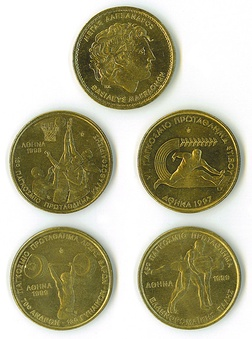
%> input picture vaja2/coins.jpg, 252 x 339 px, shrunk from 425 x 572 before the run
$ octave --eval "vaja2_naloga3h;"   (GNU Octave 9; MATLAB toolbox functions it lacks are replaced by stand-ins)
%> lines starting %> are read from the running program, lines starting %| are printed output that depends on the picture
### vaja2/hough_find_circles.m
function [out_x, out_y, out_r] = hough_find_circles(Ie, radius, varargin)
% Find circles using Hough algorithm
%
% Usage: [rho, theta] = hough_find_circles(edges, radius, ...)
%
% The radius argument can be either a scalar or a vector of multiple radii.
%
% Arguments:
%  - Threshold: selection threshold (number of votes)
%  - Count: number of selected lines (if not set then all above threshold
%  are selected)
%  - Neighborhood: number of neighborhood pixels for local non-maxima
%  suppression (2 by default).
%

threshold = 1;
count = [];
neighborhood = 2;

for j=1:2:length(varargin)
    switch lower(varargin{j})
        case 'threshold', threshold = varargin{j+1};
        case 'count', count = varargin{j+1};
        case 'neighborhood', neighborhood = varargin{j+1};
        otherwise, error(['unrecognized argument ' varargin{j}]);
    end
end

a_size = size(Ie);
M = zeros(a_size(1), a_size(2), numel(radius));

for r = 1:numel(radius)

    A = zeros(prod(a_size), 1);

    cX = round(cos(linspace(0, 2*pi, 180)) * radius(r));
    cY = round(sin(linspace(0, 2*pi, 180)) * radius(r));

    [~, I, ~] = unique(cX + cY * radius(r) * 4);
    cX = cX(I);
    cY = cY(I);

    [X, Y] = find(Ie);

    ind = [X Y];

    for i = ind'
        hx = i(1) + cX;
        hy = i(2) + cY;
        where = hx > 0 & hx <= a_size(1) & hy > 0 & hy <= a_size(2);
        h = sub2ind(a_size, hx(where), hy(where));
        A(h) = A(h) + 1;
    end;

    A = reshape(A, a_size);
    valid = ((ordfilt2(A, (neighborhood * 2 + 1) ^ 2, true(neighborhood * 2 + 1))) == A);
    A(~valid) = 0;
    M(:, :, r) = A;
end;

if ~isempty(count) && numel(M) > count
    v = sort(M(:), 'descend');
    threshold = max(threshold, v(count));
end;

[out_y, out_x, out_r] = ind2sub(size(M), find(M(:) >= threshold));
out_r = radius(out_r);

### vaja2/hough_draw_circles.m
function hough_draw_circles(I, x, y, r)
% Draws the circles calculated by Hough transform to an image
%
% Input:
%  - I: image
%  - x: x coordinates
%  - y: y coordinates
%  - r: radii

circle_x = cos(linspace(0, 2*pi, 100));
circle_y = sin(linspace(0, 2*pi, 100));

imshow(I);
hold on;
for i = 1 : length(x)
    plot(circle_x * r(i) + x(i), circle_y * r(i) + y(i), 'g');
end
hold off;

### vaja2/vaja2_naloga3h.m
function vaja2_naloga3h()
    I_coins = rgb2gray(imread("coins.jpg"));
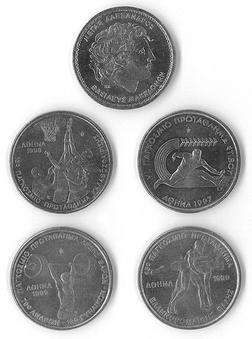
%> I_coins: size 339x252 uint8; min 20, max 255, mean 173
    I_eclipse = rgb2gray(imread("eclipse.jpg"));
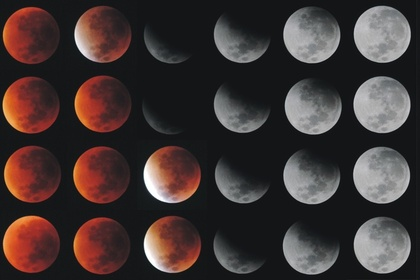
%> input picture vaja2/eclipse.jpg, 420 x 280 px, shrunk from 709 x 473 before the run
%> I_eclipse: size 280x420 uint8; min 9, max 255, mean 57.2

    I_e_pier = edge(I_coins, 'canny');
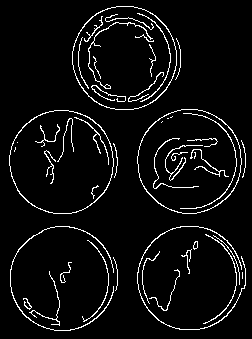
%> I_e_pier: size 339x252 logical; 5.4% white in thin lines or dots
    I_e_bricks = edge(I_eclipse, 'canny');
%> I_e_bricks: size 280x420 logical; 3.2% white in thin lines or dots

    [xc1, yc1, r1] = hough_find_circles(I_e_pier, 86, 'threshold', 1 , 'count', 5, 'neighborhood', 10);
%> the loop in hough_find_circles, `for j=1:2:length(varargin)` made 3 passes
%> threshold on pass 1: 1
%> count on pass 2: 5
%> in hough_find_circles, `threshold = max(threshold, v(count));`: threshold = 25
%> in hough_find_circles, `[out_y, out_x, out_r] = ind2sub(size(M), find(M(:) >= threshold));`: out_y = [184; 110; 181; 174; 72; 192]; out_x = [91; 119; 139; 152; 157; 160]; out_r = [1; 1; 1; 1; 1; 1]
%> in hough_find_circles, `out_r = radius(out_r);`: out_r = [86; 86; 86; 86; 86; 86]
%> xc1 = [91; 119; 139; 152; 157; 160]; yc1 = [184; 110; 181; 174; 72; 192]; r1 = [86; 86; 86; 86; 86; 86]
    [xc2, yc2, r2] = hough_find_circles(I_e_bricks, 50, 'threshold', 1 , 'count', 24, 'neighborhood', 20);
%> the loop in hough_find_circles (call 2), `for j=1:2:length(varargin)` made 3 passes
%> count on pass 2: 24
%> xc2 = 24 values from 47 to 369; yc2 = 24 values, max 233 at index 13, min 69 at index 19, mean 162; r2 = 24 values from 50 to 50

    figure(1);
    subplot(1, 2, 1);
    hough_draw_circles(I_coins, xc1, yc1, r1);
    subplot(1, 2, 2);
    hough_draw_circles(I_eclipse, xc2, yc2, r2);

    % druga鑞e nastavitve parametrov:
    figure(2);
    I_e_1 = edge(I_coins);
%> I_e_1: size 339x252 logical; 4.5% white in thin lines or dots
    I_e_2 = edge(I_eclipse);
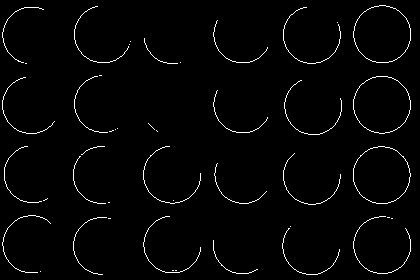
%> I_e_2: size 280x420 logical; 2.1% white in thin lines or dots
    [xc1, yc1, r1] = hough_find_circles(I_e_1, 86, 'count', 5);
%> call 3 of hough_find_circles, with radius = 86
%> the loop in hough_find_circles (call 3), `for j=1:2:length(varargin)` made 1 pass
%> after the loop in hough_find_circles (call 3), `for j=1:2:length(varargin)`: neighborhood = 2; threshold = 1
%> after the loop in hough_find_circles (call 3), `for r = 1:numel(radius)`:
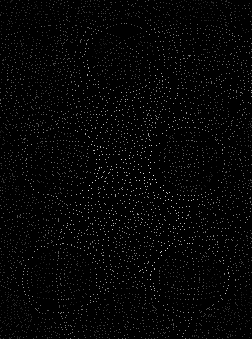
%> A: size 339x252 double; min 0, max 25, mean 0.5; drawn with min black and max white
%> in hough_find_circles (call 3), `threshold = max(threshold, v(count));`: threshold = 23
%> in hough_find_circles (call 3), `[out_y, out_x, out_r] = ind2sub(size(M), find(M(:) >= threshold));`: out_y = [191; 186; 178; 176; 191; 201]; out_x = [89; 90; 145; 154; 164; 172]; out_r = [1; 1; 1; 1; 1; 1]
%> in hough_find_circles (call 3), `out_r = radius(out_r);`: out_r = [86; 86; 86; 86; 86; 86]
%> xc1 = [89; 90; 145; 154; 164; 172]; yc1 = [191; 186; 178; 176; 191; 201]
    [xc2, yc2, r2] = hough_find_circles(I_e_2, 86, 'count', 5);
%> call 4 of hough_find_circles, with radius = 86
%> the loop in hough_find_circles (call 4), `for j=1:2:length(varargin)` made 1 pass
%> after the loop in hough_find_circles (call 4), `for j=1:2:length(varargin)`: threshold = 1
%> after the loop in hough_find_circles (call 4), `for r = 1:numel(radius)`:
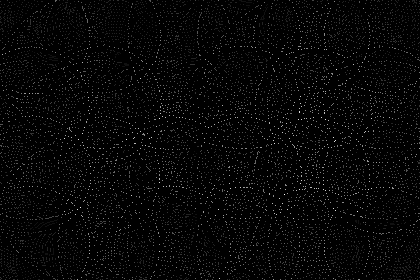
%> A: size 280x420 double; min 0, max 15, mean 0.363; drawn with min black and max white
%> in hough_find_circles (call 4), `threshold = max(threshold, v(count));`: threshold = 14
%> in hough_find_circles (call 4), `[out_y, out_x, out_r] = ind2sub(size(M), find(M(:) >= threshold));`: out_y = [208; 140; 119; 195; 70; 212]; out_x = [81; 127; 160; 285; 337; 358]; out_r = [1; 1; 1; 1; 1; 1]
%> in hough_find_circles (call 4), `out_r = radius(out_r);`: out_r = [86; 86; 86; 86; 86; 86]
%> xc2 = [81; 127; 160; 285; 337; 358]; yc2 = [208; 140; 119; 195; 70; 212]; r2 = [86; 86; 86; 86; 86; 86]
    subplot(1, 2, 1);
    hough_draw_circles(I_coins, xc1, yc1, r1);
    subplot(1, 2, 2);
    hough_draw_circles(I_eclipse, xc2, yc2, r2);
%> `vaja2_naloga3h;`:
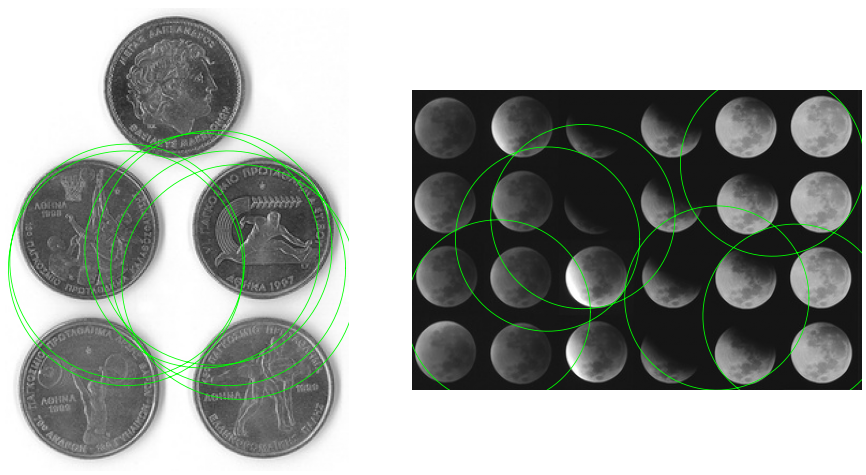
%> figure redrawn from the program's plot data, 2 panels
end
